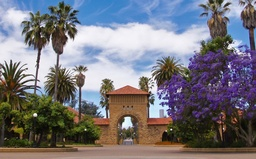
#> input picture Assignment3/images/quad.jpg, 256 x 159 px, shrunk from 900 x 559 before the run
$ python codeinplace_filter.py
#> lines starting #> are read from the running program, lines starting #| are printed output that depends on the picture
### Assignment3/simpleimage.py
#!/usr/bin/env python3

"""
Stanford CS106AP SimpleImage

Written by Nick Parlante, Sonja Johnson-Yu, and Nick Bowman.
 -7/2019  version, has file reading, pix, foreach, hidden get/setpix

SimpleImage Features:
Create image:
  image = SimpleImage.blank(400, 200)   # create new image of size
  image = SimpleImage('foo.jpg')        # create from file

Access size
  image.width, image.height

Get pixel at x,y
  pix = image.get_pixel(x, y)
  # pix is RGB tuple like (100, 200, 0)

Set pixel at x,y
  image.set_pixel(x, y, pix)   # set data by tuple also

Get Pixel object at x,y
  pixel = image.get_pixel(x, y)
  pixel.red = 0
  pixel.blue = 255

Show image on screen
  image.show()

The main() function below demonstrates the above functions as a test.
"""

import sys
# If the following line fails, "Pillow" needs to be installed
from PIL import Image


def clamp(num):
    """
    Return a "clamped" version of the given num,
    converted to be an int limited to the range 0..255 for 1 byte.
    """
    num = int(num)
    if num < 0:
        return 0
    if num >= 256:
        return 255
    return num


class Pixel(object):
    """
    A pixel at an x,y in a SimpleImage.
    Supports set/get .red .green .blue
    and get .x .y
    """
    def __init__(self, image, x, y):
        self.image = image
        self._x = x
        self._y = y

    def __str__(self):
        return 'r:' + str(self.red) + ' g:' + str(self.green) + ' b:' + str(self.blue)

    # Pillow image stores each pixel color as a (red, green, blue) tuple.
    # So the functions below have to unpack/repack the tuple to change anything.

    @property
    def red(self):
        return self.image.px[self._x, self._y][0]

    @red.setter
    def red(self, value):
        rgb = self.image.px[self._x, self._y]
        self.image.px[self._x, self._y] = (clamp(value), rgb[1], rgb[2])

    @property
    def green(self):
        return self.image.px[self._x, self._y][1]

    @green.setter
    def green(self, value):
        rgb = self.image.px[self._x, self._y]
        self.image.px[self._x, self._y] = (rgb[0], clamp(value), rgb[2])

    @property
    def blue(self):
        return self.image.px[self._x, self._y][2]

    @blue.setter
    def blue(self, value):
        rgb = self.image.px[self._x, self._y]
        self.image.px[self._x, self._y] = (rgb[0], rgb[1], clamp(value))

    @property
    def x(self):
        return self._x

    @property
    def y(self):
        return self._y


# color tuples for background color names 'red' 'white' etc.
BACK_COLORS = {
    'white': (255, 255, 255),
    'black': (0, 0, 0),
    'red': (255, 0, 0),
    'green': (0, 255, 0),
    'blue': (0, 0, 255),
}


class SimpleImage(object):
    def __init__(self, filename, width=0, height=0, back_color=None):
        """
        Create a new image. This case works: SimpleImage('foo.jpg')
        To create a blank image use SimpleImage.blank(500, 300)
        The other parameters here are for internal/experimental use.
        """
#> called with filename = 'images/quad.jpg', width = 0, height = 0
        # Create pil_image either from file, or making blank
        if filename:
            self.pil_image = Image.open(filename).convert("RGB")
#> self.pil_image is the input picture: PIL image 256x159 RGB; mean R, G, B 119, 117.6, 125
            if self.pil_image.mode != 'RGB':
                raise Exception('Image file is not RGB')
            self._filename = filename  # hold onto
        else:
            if not back_color:
                back_color = 'white'
            color_tuple = BACK_COLORS[back_color]
            if width == 0 or height == 0:
                raise Exception('Creating blank image requires width/height but got {} {}'
                                .format(width, height))
            self.pil_image = Image.new('RGB', (width, height), color_tuple)
        self.px = self.pil_image.load()
        size = self.pil_image.size
#> size = (256, 159)
        self._width = size[0]
#> self._width = 256
        self._height = size[1]
#> self._height = 159
        self.curr_x = 0
        self.curr_y = 0

    def __iter__(self):
        return self

    def __next__(self):
        if self.curr_x < self.width and self.curr_y < self.height:
            x = self.curr_x
            y = self.curr_y
            self.increment_curr_counters()
            return Pixel(self, x, y)
        else:
            self.curr_x = 0
            self.curr_y = 0
            raise StopIteration()

    def increment_curr_counters(self):
        self.curr_x += 1
        if self.curr_x == self.width:
            self.curr_x = 0
            self.curr_y += 1

    # [9 lines left out: functions blank, file, not called in this run]

    @property
    def width(self):
        """Width of image in pixels."""
        return self._width

    @property
    def height(self):
        """Height of image in pixels."""
        return self._height

    # [25 lines left out: functions get_pixel, set_pixel, set_rgb, not called in this run]

    def _get_pix_(self, x, y):
        """Get pix RGB tuple (200, 100, 50) for the given x,y."""
        return self.px[x, y]

    def _set_pix_(self, x, y, pix):
        """Set the given pix RGB tuple into the image at the given x,y."""
        self.px[x, y] = pix

    def show(self):
        """Displays the image using an external utility."""
        self.pil_image.show()

    # [39 lines left out: functions make_as_big_as, main, not called in this run]


# [2 lines that do not run on import are left out]

### Assignment3/codeinplace_filter.py
"""
File: codeinplace_filter.py
----------------
This program implements a rad image filter.
"""

from simpleimage import SimpleImage

DEFAULT_FILE = 'images/quad.jpg'

def main():
    # Get file and load image
    filename = get_file()
    image = SimpleImage(DEFAULT_FILE)
    width = image.width
#> width = 256
    height = image.height
#> height = 159

    # Show the image before the transform
    image.show()

    # Apply the filter
    code_in_place_filter(image)

    # Show the image after the transform
    image.show()


def code_in_place_filter(image):
    for pixel in image:
        pixel.red *= 1.5
        pixel.blue *= 1.5
        pixel.green *= 0.5


def get_file():
    # Read image file path from user, or use the default file
    filename = input('Enter image file (or press enter for default): ')
    if filename == '':
        filename = DEFAULT_FILE
    return filename


if __name__ == '__main__':
    main()
#> in show (call 2), `self.pil_image.show()`:
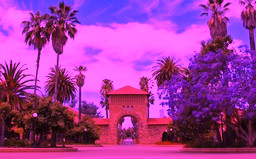
#> shown: PIL image 256x159 RGB; mean R, G, B 162.9, 58.6, 158.7

$ run again, with Assignment3/images/mt-rainier.jpg copied over Assignment3/images/quad.jpg
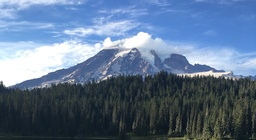
#> input picture Assignment3/images/mt-rainier.jpg, 256 x 140 px, shrunk from 700 x 382 before the run
#> in __init__, self.pil_image is the input picture: PIL image 256x140 RGB; mean R, G, B 93.7, 114.9, 141.5
#> in show (call 2), `self.pil_image.show()`:
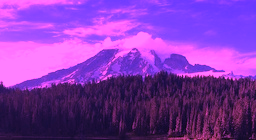
#> shown: PIL image 256x140 RGB; mean R, G, B 129, 57.2, 174.2

$ run again, with Assignment3/images/simba-sq.jpg copied over Assignment3/images/quad.jpg
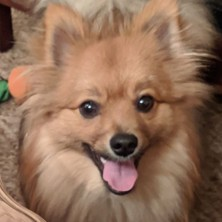
#> input picture Assignment3/images/simba-sq.jpg, 222 x 222 px
#> in __init__, self.pil_image is the input picture: PIL image 222x222 RGB; mean R, G, B 144.6, 111, 89.3
#> in show (call 2), `self.pil_image.show()`:
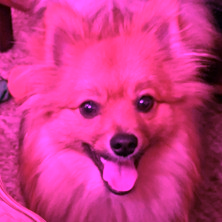
#> shown: PIL image 222x222 RGB; mean R, G, B 203.5, 55.3, 133.6
